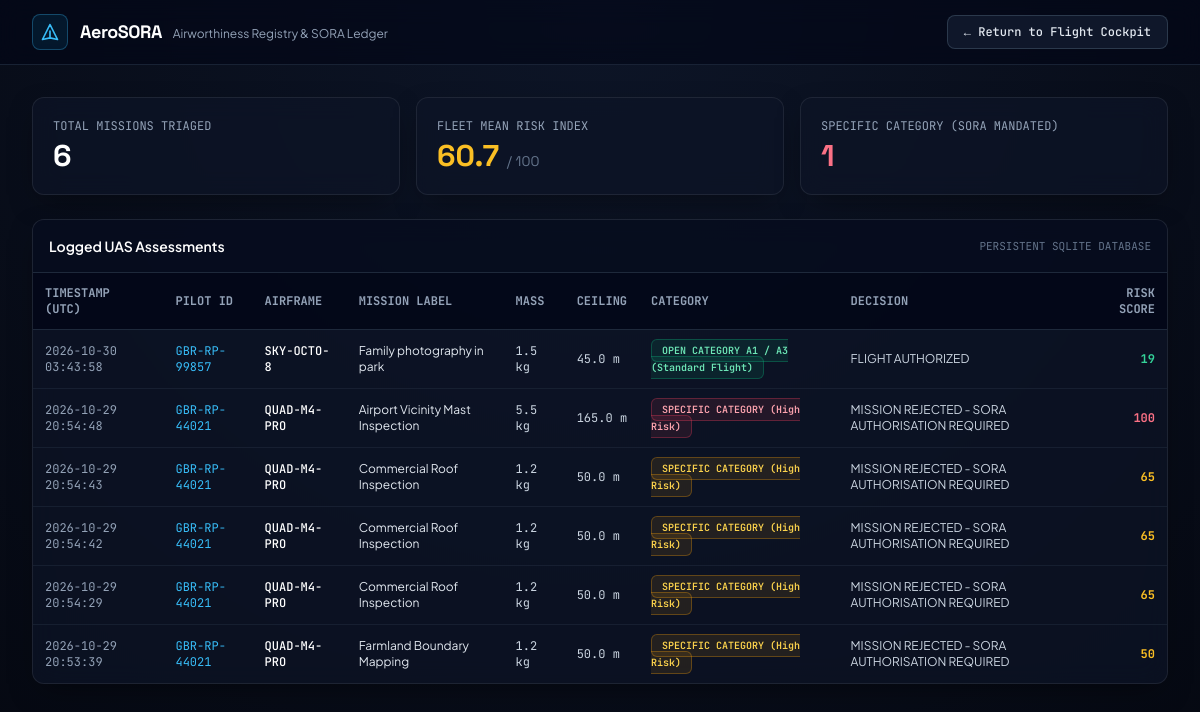
The page /admin on the database its author committed.
### tables this page shows
CREATE TABLE uas_assessments (
        id INTEGER PRIMARY KEY AUTOINCREMENT,
        timestamp TEXT,
        pilot_id TEXT,
        uas_callsign TEXT,
        mission_label TEXT,
        mtow_kg REAL,
        altitude_m REAL,
        proximity_crowd INTEGER,
        risk_index INTEGER,
        operational_category TEXT,
        flight_decision TEXT,
        directives TEXT
    );

### main.py (the view)
@app.get("/admin", response_class=HTMLResponse)
def serve_admin_view(request: Request):
    missions = query_all_missions()
    return templates.TemplateResponse(request=request, name="admin.html", context={"missions": missions})

### templates/admin.html (shortened to what this page needs)
<!DOCTYPE html>
<html lang="en">
<head>
  <script src="https://cdn.tailwindcss.com"></script>
</head>
<body class="antialiased">
  <nav class="border-b border-slate-800/80 bg-slate-950/60 backdrop-blur-md sticky top-0 z-50">
    <div class="max-w-7xl mx-auto px-4 sm:px-6 lg:px-8 h-16 flex items-center justify-between">
      <div class="flex items-center space-x-3">
        <div class="w-9 h-9 rounded-lg bg-sky-500/10 border border-sky-400/30 flex items-center justify-center text-sky-400">
          <svg class="w-5 h-5" fill="none" stroke="currentColor" viewBox="0 0 24 24"><path stroke-linecap="round" stroke-linejoin="round" stroke-width="2" d="M12 19l9 2-9-18-9 18 9-2zm0 0v-8"></path></svg>
        </div>
        <div>
          <span class="heading-font font-bold text-lg text-white tracking-tight">AeroSORA</span>
          <span class="text-xs text-slate-400 ml-2">Airworthiness Registry & SORA Ledger</span>
        </div>
      </div>
      <a href="/" class="mono-font text-xs font-medium px-4 py-2 rounded-lg bg-slate-900 border border-slate-700/80 hover:border-sky-500 text-slate-200 hover:text-white transition flex items-center gap-2">
        ← Return to Flight Cockpit
      </a>
    </div>
  </nav>
  <main class="max-w-7xl mx-auto px-4 sm:px-6 lg:px-8 py-8 space-y-6">
    <div class="grid grid-cols-1 md:grid-cols-3 gap-4">
      <div class="glass-panel p-5 rounded-xl">
        <p class="text-xs mono-font uppercase text-slate-400">Total Missions Triaged</p>
        <p class="heading-font text-3xl font-bold text-white mt-1">{{ missions | length }}</p>
      </div>
      <div class="glass-panel p-5 rounded-xl">
        <p class="text-xs mono-font uppercase text-slate-400">Fleet Mean Risk Index</p>
        <p class="heading-font text-3xl font-bold text-amber-400 mt-1">
          {% if missions %}
            {{ (missions | map(attribute='risk_index') | sum / (missions | length)) | round(1) }}
          {% else %}
            0.0
          {% endif %}
          <span class="text-sm font-normal text-slate-500">/ 100</span>
        </p>
      </div>
      <div class="glass-panel p-5 rounded-xl">
        <p class="text-xs mono-font uppercase text-slate-400">Specific Category (SORA Mandated)</p>
        <p class="heading-font text-3xl font-bold text-rose-400 mt-1">
          {{ missions | selectattr('risk_index', 'ge', 70) | list | length }}
        </p>
      </div>
    </div>
    <div class="glass-panel rounded-xl overflow-hidden">
      <div class="p-4 border-b border-slate-800 bg-slate-950/40 flex justify-between items-center">
        <h3 class="text-sm font-semibold text-white">Logged UAS Assessments</h3>
        <span class="mono-font text-[11px] text-slate-500">PERSISTENT SQLITE DATABASE</span>
      </div>
      <div class="overflow-x-auto">
        <table class="w-full text-left text-xs">
          <thead class="bg-slate-950/80 text-slate-400 mono-font uppercase border-b border-slate-800">
            <tr>
              <th class="p-3">Timestamp (UTC)</th>
              <th class="p-3">Pilot ID</th>
              <th class="p-3">Airframe</th>
              <th class="p-3">Mission Label</th>
              <th class="p-3">Mass</th>
              <th class="p-3">Ceiling</th>
              <th class="p-3">Category</th>
              <th class="p-3">Decision</th>
              <th class="p-3 text-right">Risk Score</th>
            </tr>
          </thead>
          <tbody class="divide-y divide-slate-800/60 text-slate-300">
            {% for m in missions %}
            <tr class="hover:bg-slate-900/40 transition">
              <td class="p-3 mono-font text-slate-400">{{ m.timestamp }}</td>
              <td class="p-3 mono-font text-sky-400">{{ m.pilot_id }}</td>
              <td class="p-3 mono-font text-white font-medium">{{ m.uas_callsign }}</td>
              <td class="p-3 text-slate-200">{{ m.mission_label }}</td>
              <td class="p-3 mono-font">{{ m.mtow_kg }} kg</td>
              <td class="p-3 mono-font">{{ m.altitude_m }} m</td>
              <td class="p-3">
                <span class="mono-font text-[10px] px-2.5 py-1 rounded-md border font-semibold {% if m.risk_index >= 70 %}bg-rose-500/10 text-rose-300 border-rose-500/30{% elif m.risk_index >= 40 %}bg-amber-500/10 text-amber-300 border-amber-500/30{% else %}bg-emerald-500/10 text-emerald-300 border-emerald-500/30{% endif %}">
                  {{ m.operational_category }}
                </span>
              </td>
              <td class="p-3 text-xs text-slate-300">{{ m.flight_decision }}</td>
              <td class="p-3 mono-font font-bold text-right {% if m.risk_index >= 70 %}text-rose-400{% elif m.risk_index >= 40 %}text-amber-400{% else %}text-emerald-400{% endif %}">{{ m.risk_index }}</td>
            </tr>
            {% else %}
            <tr>
              <td colspan="9" class="p-8 text-center text-slate-500 mono-font">No flight assessments recorded yet. Run a triage from the cockpit.</td>
            </tr>
            {% endfor %}
          </tbody>
        </table>
      </div>
    </div>
  </main>
</body>
</html>

### templates/admin.html (style rules this page uses)
body { font-family: 'Plus Jakarta Sans', sans-serif; background: radial-gradient(circle at 50% 0%, #0d1527 0%, #050811 100%); color: #e2e8f0; min-height: 100vh; }
.heading-font { font-family: 'Space Grotesk', sans-serif; }
.mono-font { font-family: 'JetBrains Mono', monospace; }
.glass-panel { background: rgba(13, 21, 39, 0.7); backdrop-filter: blur(12px); border: 1px solid rgba(255, 255, 255, 0.08); box-shadow: 0 10px 30px -10px rgba(0, 0, 0, 0.5); }

### rows shown on the page
uas_assessments: timestamp "2026-10-30 03:43:58", pilot_id "GBR-RP-99857", uas_callsign "SKY-OCTO-8", mission_label "Family photography in park", mtow_kg "1.5", altitude_m "45.0", operational_category "OPEN CATEGORY A1 / A3 (Standard Flight)", flight_decision "FLIGHT AUTHORIZED", risk_index "19"
uas_assessments: timestamp "2026-10-29 20:54:48", pilot_id "GBR-RP-44021", uas_callsign "QUAD-M4-PRO", mission_label "Airport Vicinity Mast Inspection", mtow_kg "5.5", altitude_m "165.0", operational_category "SPECIFIC CATEGORY (High Risk)", flight_decision "MISSION REJECTED - SORA AUTHORISATION REQUIRED", risk_index "100"
uas_assessments: timestamp "2026-10-29 20:54:43", pilot_id "GBR-RP-44021", uas_callsign "QUAD-M4-PRO", mission_label "Commercial Roof Inspection", mtow_kg "1.2", altitude_m "50.0", operational_category "SPECIFIC CATEGORY (High Risk)", flight_decision "MISSION REJECTED - SORA AUTHORISATION REQUIRED", risk_index "65"
uas_assessments: timestamp "2026-10-29 20:54:42", pilot_id "GBR-RP-44021", uas_callsign "QUAD-M4-PRO", mission_label "Commercial Roof Inspection", mtow_kg "1.2", altitude_m "50.0", operational_category "SPECIFIC CATEGORY (High Risk)", flight_decision "MISSION REJECTED - SORA AUTHORISATION REQUIRED", risk_index "65"
uas_assessments: timestamp "2026-10-29 20:54:29", pilot_id "GBR-RP-44021", uas_callsign "QUAD-M4-PRO", mission_label "Commercial Roof Inspection", mtow_kg "1.2", altitude_m "50.0", operational_category "SPECIFIC CATEGORY (High Risk)", flight_decision "MISSION REJECTED - SORA AUTHORISATION REQUIRED", risk_index "65"
uas_assessments: timestamp "2026-10-29 20:53:39", pilot_id "GBR-RP-44021", uas_callsign "QUAD-M4-PRO", mission_label "Farmland Boundary Mapping", mtow_kg "1.2", altitude_m "50.0", operational_category "SPECIFIC CATEGORY (High Risk)", flight_decision "MISSION REJECTED - SORA AUTHORISATION REQUIRED", risk_index "50"

### other values the page prints
{{ missions | length }} "6"
{{ missions | selectattr('risk_index', 'ge', 70) | list | length }} "1"
